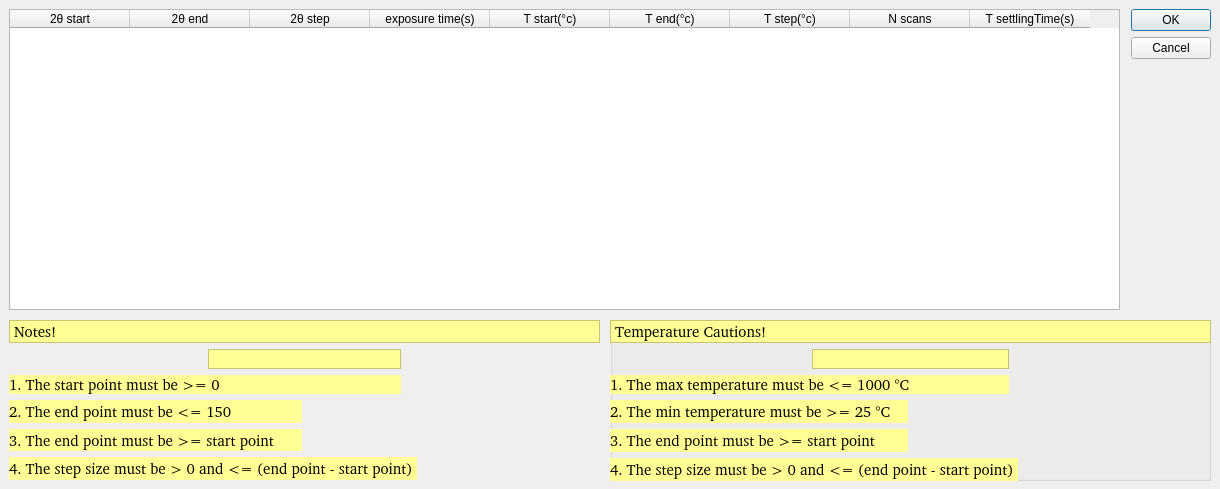
<?xml version="1.0" encoding="UTF-8"?>
<ui version="4.0">
 <class>intervals</class>
 <widget class="QDialog" name="intervals">
  <property name="geometry">
   <rect>
    <x>0</x>
    <y>0</y>
    <width>1220</width>
    <height>489</height>
   </rect>
  </property>
  <property name="windowTitle">
   <string>Intervals</string>
  </property>
  <widget class="QDialogButtonBox" name="buttonBox">
   <property name="geometry">
    <rect>
     <x>1131</x>
     <y>9</y>
     <width>80</width>
     <height>54</height>
    </rect>
   </property>
   <property name="sizePolicy">
    <sizepolicy hsizetype="Fixed" vsizetype="Expanding">
     <horstretch>0</horstretch>
     <verstretch>0</verstretch>
    </sizepolicy>
   </property>
   <property name="cursor">
    <cursorShape>PointingHandCursor</cursorShape>
   </property>
   <property name="orientation">
    <enum>Qt::Vertical</enum>
   </property>
   <property name="standardButtons">
    <set>QDialogButtonBox::Cancel|QDialogButtonBox::Ok</set>
   </property>
   <property name="centerButtons">
    <bool>false</bool>
   </property>
  </widget>
  <widget class="QTableWidget" name="tableWidget">
   <property name="geometry">
    <rect>
     <x>9</x>
     <y>9</y>
     <width>1111</width>
     <height>301</height>
    </rect>
   </property>
   <property name="mouseTracking">
    <bool>false</bool>
   </property>
   <property name="focusPolicy">
    <enum>Qt::NoFocus</enum>
   </property>
   <property name="columnCount">
    <number>9</number>
   </property>
   <attribute name="horizontalHeaderDefaultSectionSize">
    <number>120</number>
   </attribute>
   <column>
    <property name="text">
     <string>2θ start</string>
    </property>
   </column>
   <column>
    <property name="text">
     <string>2θ end</string>
    </property>
   </column>
   <column>
    <property name="text">
     <string>2θ step</string>
    </property>
   </column>
   <column>
    <property name="text">
     <string>exposure time(s)</string>
    </property>
   </column>
   <column>
    <property name="text">
     <string>T start(°c)</string>
    </property>
   </column>
   <column>
    <property name="text">
     <string>T end(°c)</string>
    </property>
   </column>
   <column>
    <property name="text">
     <string>T step(°c)</string>
    </property>
   </column>
   <column>
    <property name="text">
     <string>N scans</string>
    </property>
   </column>
   <column>
    <property name="text">
     <string>T settlingTime(s)</string>
    </property>
   </column>
  </widget>
  <widget class="QWidget" name="gridLayoutWidget_5">
   <property name="geometry">
    <rect>
     <x>9</x>
     <y>320</y>
     <width>591</width>
     <height>160</height>
    </rect>
   </property>
   <layout class="QGridLayout" name="notesL">
    <item row="0" column="0">
     <widget class="QLabel" name="caution">
      <property name="font">
       <font>
        <family>Nimbus Mono PS [urw]</family>
        <pointsize>11</pointsize>
        <weight>50</weight>
        <bold>false</bold>
        <stylestrategy>PreferDefault</stylestrategy>
       </font>
      </property>
      <property name="styleSheet">
       <string notr="true">background-color: rgb(255, 255, 150);</string>
      </property>
      <property name="frameShape">
       <enum>QFrame::StyledPanel</enum>
      </property>
      <property name="text">
       <string>&lt;html&gt;&lt;head/&gt;&lt;body&gt;&lt;p&gt;Notes!&lt;/p&gt;&lt;/body&gt;&lt;/html&gt;</string>
      </property>
     </widget>
    </item>
    <item row="4" column="0">
     <layout class="QGridLayout" name="note4L">
      <item row="0" column="0">
       <widget class="QLabel" name="note4">
        <property name="font">
         <font>
          <family>Nimbus Mono PS [urw]</family>
          <pointsize>11</pointsize>
          <weight>50</weight>
          <bold>false</bold>
         </font>
        </property>
        <property name="styleSheet">
         <string notr="true">background-color: rgb(255, 255, 150);</string>
        </property>
        <property name="text">
         <string>4. The step size must be &gt; 0 and &lt;= (end point - start point) </string>
        </property>
       </widget>
      </item>
      <item row="0" column="1">
       <widget class="QSimpleShape" name="note4S">
        <property name="colour0" stdset="0">
         <color>
          <red>255</red>
          <green>0</green>
          <blue>0</blue>
         </color>
        </property>
        <property name="flash0" stdset="0">
         <bool>false</bool>
        </property>
       </widget>
      </item>
     </layout>
    </item>
    <item row="1" column="0">
     <layout class="QGridLayout" name="note1L">
      <item row="1" column="2">
       <widget class="QSimpleShape" name="note1S">
        <property name="colour0" stdset="0">
         <color>
          <red>255</red>
          <green>0</green>
          <blue>0</blue>
         </color>
        </property>
        <property name="flash0" stdset="0">
         <bool>false</bool>
        </property>
       </widget>
      </item>
      <item row="0" column="1">
       <widget class="QLabel" name="intervalsWarning">
        <property name="font">
         <font>
          <family>Nimbus Mono PS [urw]</family>
          <pointsize>11</pointsize>
          <weight>75</weight>
          <bold>true</bold>
         </font>
        </property>
        <property name="styleSheet">
         <string notr="true">background-color: rgb(255, 255, 150);</string>
        </property>
        <property name="frameShape">
         <enum>QFrame::StyledPanel</enum>
        </property>
        <property name="text">
         <string/>
        </property>
        <property name="alignment">
         <set>Qt::AlignCenter</set>
        </property>
       </widget>
      </item>
      <item row="0" column="2">
       <widget class="QSimpleShape" name="intervalsWarningS1">
        <property name="colour0" stdset="0">
         <color>
          <red>255</red>
          <green>0</green>
          <blue>0</blue>
         </color>
        </property>
        <property name="flash0" stdset="0">
         <bool>false</bool>
        </property>
       </widget>
      </item>
      <item row="0" column="0">
       <widget class="QSimpleShape" name="intervalsWarningS2">
        <property name="colour0" stdset="0">
         <color>
          <red>255</red>
          <green>0</green>
          <blue>0</blue>
         </color>
        </property>
        <property name="flash0" stdset="0">
         <bool>false</bool>
        </property>
       </widget>
      </item>
      <item row="1" column="0" colspan="2">
       <widget class="QLabel" name="note1">
        <property name="font">
         <font>
          <family>Nimbus Mono PS [urw]</family>
          <pointsize>11</pointsize>
          <weight>50</weight>
          <bold>false</bold>
         </font>
        </property>
        <property name="styleSheet">
         <string notr="true">background-color: rgb(255, 255, 150);</string>
        </property>
        <property name="text">
         <string>1. The start point must be &gt;= 0</string>
        </property>
       </widget>
      </item>
     </layout>
    </item>
    <item row="3" column="0">
     <layout class="QGridLayout" name="note3L">
      <item row="0" column="0">
       <widget class="QLabel" name="note3">
        <property name="font">
         <font>
          <family>Nimbus Mono PS [urw]</family>
          <pointsize>11</pointsize>
          <weight>50</weight>
          <bold>false</bold>
         </font>
        </property>
        <property name="styleSheet">
         <string notr="true">background-color: rgb(255, 255, 150);</string>
        </property>
        <property name="text">
         <string>3. The end point must be &gt;= start point </string>
        </property>
       </widget>
      </item>
      <item row="0" column="1">
       <widget class="QSimpleShape" name="note3S">
        <property name="colour0" stdset="0">
         <color>
          <red>255</red>
          <green>0</green>
          <blue>0</blue>
         </color>
        </property>
        <property name="flash0" stdset="0">
         <bool>false</bool>
        </property>
       </widget>
      </item>
     </layout>
    </item>
    <item row="2" column="0">
     <layout class="QGridLayout" name="note2L">
      <item row="0" column="0">
       <widget class="QLabel" name="note2">
        <property name="font">
         <font>
          <family>Nimbus Mono PS [urw]</family>
          <pointsize>11</pointsize>
          <weight>50</weight>
          <bold>false</bold>
         </font>
        </property>
        <property name="styleSheet">
         <string notr="true">background-color: rgb(255, 255, 150);</string>
        </property>
        <property name="text">
         <string>2. The end point must be &lt;= 150 </string>
        </property>
       </widget>
      </item>
      <item row="0" column="1">
       <widget class="QSimpleShape" name="note2S">
        <property name="colour0" stdset="0">
         <color>
          <red>255</red>
          <green>0</green>
          <blue>0</blue>
         </color>
        </property>
        <property name="flash0" stdset="0">
         <bool>false</bool>
        </property>
       </widget>
      </item>
     </layout>
    </item>
   </layout>
  </widget>
  <widget class="QGroupBox" name="groupBox">
   <property name="geometry">
    <rect>
     <x>610</x>
     <y>320</y>
     <width>601</width>
     <height>161</height>
    </rect>
   </property>
   <property name="styleSheet">
    <string notr="true">background-color: rgba(0, 0, 0,0);
border-color: rgba(0, 0, 0, 0);</string>
   </property>
   <property name="title">
    <string/>
   </property>
   <widget class="QWidget" name="gridLayoutWidget_6">
    <property name="geometry">
     <rect>
      <x>0</x>
      <y>0</y>
      <width>601</width>
      <height>161</height>
     </rect>
    </property>
    <layout class="QGridLayout" name="tempCautionsL">
     <item row="3" column="0">
      <layout class="QGridLayout" name="note3L_2">
       <item row="0" column="0">
        <widget class="QLabel" name="note3_2">
         <property name="font">
          <font>
           <family>Nimbus Mono PS [urw]</family>
           <pointsize>11</pointsize>
           <weight>50</weight>
           <bold>false</bold>
          </font>
         </property>
         <property name="styleSheet">
          <string notr="true">background-color: rgb(255, 255, 150);</string>
         </property>
         <property name="text">
          <string>3. The end point must be &gt;= start point </string>
         </property>
        </widget>
       </item>
       <item row="0" column="1">
        <widget class="QSimpleShape" name="note3S_2">
         <property name="colour0" stdset="0">
          <color>
           <red>255</red>
           <green>0</green>
           <blue>0</blue>
          </color>
         </property>
         <property name="flash0" stdset="0">
          <bool>false</bool>
         </property>
        </widget>
       </item>
      </layout>
     </item>
     <item row="2" column="0">
      <layout class="QGridLayout" name="note2L_2">
       <item row="0" column="0">
        <widget class="QLabel" name="note2_2">
         <property name="font">
          <font>
           <family>Nimbus Mono PS [urw]</family>
           <pointsize>11</pointsize>
           <weight>50</weight>
           <bold>false</bold>
          </font>
         </property>
         <property name="styleSheet">
          <string notr="true">background-color: rgb(255, 255, 150);</string>
         </property>
         <property name="text">
          <string>2. The min temperature must be &gt;= 25 °C</string>
         </property>
        </widget>
       </item>
       <item row="0" column="1">
        <widget class="QSimpleShape" name="note2S_2">
         <property name="colour0" stdset="0">
          <color>
           <red>255</red>
           <green>0</green>
           <blue>0</blue>
          </color>
         </property>
         <property name="flash0" stdset="0">
          <bool>false</bool>
         </property>
        </widget>
       </item>
      </layout>
     </item>
     <item row="0" column="0">
      <widget class="QLabel" name="tempCaution">
       <property name="font">
        <font>
         <family>Nimbus Mono PS [urw]</family>
         <pointsize>11</pointsize>
         <weight>50</weight>
         <bold>false</bold>
         <stylestrategy>PreferDefault</stylestrategy>
        </font>
       </property>
       <property name="styleSheet">
        <string notr="true">background-color: rgb(255, 255, 150);</string>
       </property>
       <property name="frameShape">
        <enum>QFrame::StyledPanel</enum>
       </property>
       <property name="text">
        <string>&lt;html&gt;&lt;head/&gt;&lt;body&gt;&lt;p&gt;Temperature Cautions!&lt;/p&gt;&lt;/body&gt;&lt;/html&gt;</string>
       </property>
      </widget>
     </item>
     <item row="1" column="0">
      <layout class="QGridLayout" name="note1L_2">
       <item row="1" column="2">
        <widget class="QSimpleShape" name="note1S_2">
         <property name="colour0" stdset="0">
          <color>
           <red>255</red>
           <green>0</green>
           <blue>0</blue>
          </color>
         </property>
         <property name="flash0" stdset="0">
          <bool>false</bool>
         </property>
        </widget>
       </item>
       <item row="0" column="1">
        <widget class="QLabel" name="intervalsWarning2">
         <property name="font">
          <font>
           <family>Nimbus Mono PS [urw]</family>
           <pointsize>11</pointsize>
           <weight>75</weight>
           <bold>true</bold>
          </font>
         </property>
         <property name="styleSheet">
          <string notr="true">background-color: rgb(255, 255, 150);</string>
         </property>
         <property name="frameShape">
          <enum>QFrame::StyledPanel</enum>
         </property>
         <property name="text">
          <string/>
         </property>
         <property name="alignment">
          <set>Qt::AlignCenter</set>
         </property>
        </widget>
       </item>
       <item row="0" column="2">
        <widget class="QSimpleShape" name="intervalsWarningS1_2">
         <property name="colour0" stdset="0">
          <color>
           <red>255</red>
           <green>0</green>
           <blue>0</blue>
          </color>
         </property>
         <property name="flash0" stdset="0">
          <bool>false</bool>
         </property>
        </widget>
       </item>
       <item row="0" column="0">
        <widget class="QSimpleShape" name="intervalsWarningS2_2">
         <property name="colour0" stdset="0">
          <color>
           <red>255</red>
           <green>0</green>
           <blue>0</blue>
          </color>
         </property>
         <property name="flash0" stdset="0">
          <bool>false</bool>
         </property>
        </widget>
       </item>
       <item row="1" column="0" colspan="2">
        <widget class="QLabel" name="note1_2">
         <property name="font">
          <font>
           <family>Nimbus Mono PS [urw]</family>
           <pointsize>11</pointsize>
           <weight>50</weight>
           <bold>false</bold>
          </font>
         </property>
         <property name="styleSheet">
          <string notr="true">background-color: rgb(255, 255, 150);</string>
         </property>
         <property name="text">
          <string>1. The max temperature must be &lt;=  1000 °C</string>
         </property>
        </widget>
       </item>
      </layout>
     </item>
     <item row="4" column="0">
      <layout class="QGridLayout" name="note4L_2">
       <item row="0" column="0">
        <widget class="QLabel" name="note4_2">
         <property name="font">
          <font>
           <family>Nimbus Mono PS [urw]</family>
           <pointsize>11</pointsize>
           <weight>50</weight>
           <bold>false</bold>
          </font>
         </property>
         <property name="styleSheet">
          <string notr="true">background-color: rgb(255, 255, 150);</string>
         </property>
         <property name="text">
          <string>4. The step size must be &gt; 0 and &lt;= (end point - start point) </string>
         </property>
        </widget>
       </item>
       <item row="0" column="1">
        <widget class="QSimpleShape" name="note4S_2">
         <property name="colour0" stdset="0">
          <color>
           <red>255</red>
           <green>0</green>
           <blue>0</blue>
          </color>
         </property>
         <property name="flash0" stdset="0">
          <bool>false</bool>
         </property>
        </widget>
       </item>
      </layout>
     </item>
    </layout>
   </widget>
  </widget>
  <zorder>groupBox</zorder>
  <zorder>tableWidget</zorder>
  <zorder>gridLayoutWidget_5</zorder>
  <zorder>buttonBox</zorder>
 </widget>
 <customwidgets>
  <customwidget>
   <class>QSimpleShape</class>
   <extends>QWidget</extends>
   <header>QSimpleShape.h</header>
  </customwidget>
 </customwidgets>
 <resources/>
 <connections>
  <connection>
   <sender>buttonBox</sender>
   <signal>accepted()</signal>
   <receiver>intervals</receiver>
   <slot>accept()</slot>
   <hints>
    <hint type="sourcelabel">
     <x>248</x>
     <y>254</y>
    </hint>
    <hint type="destinationlabel">
     <x>157</x>
     <y>274</y>
    </hint>
   </hints>
  </connection>
  <connection>
   <sender>buttonBox</sender>
   <signal>rejected()</signal>
   <receiver>intervals</receiver>
   <slot>reject()</slot>
   <hints>
    <hint type="sourcelabel">
     <x>316</x>
     <y>260</y>
    </hint>
    <hint type="destinationlabel">
     <x>286</x>
     <y>274</y>
    </hint>
   </hints>
  </connection>
 </connections>
</ui>
